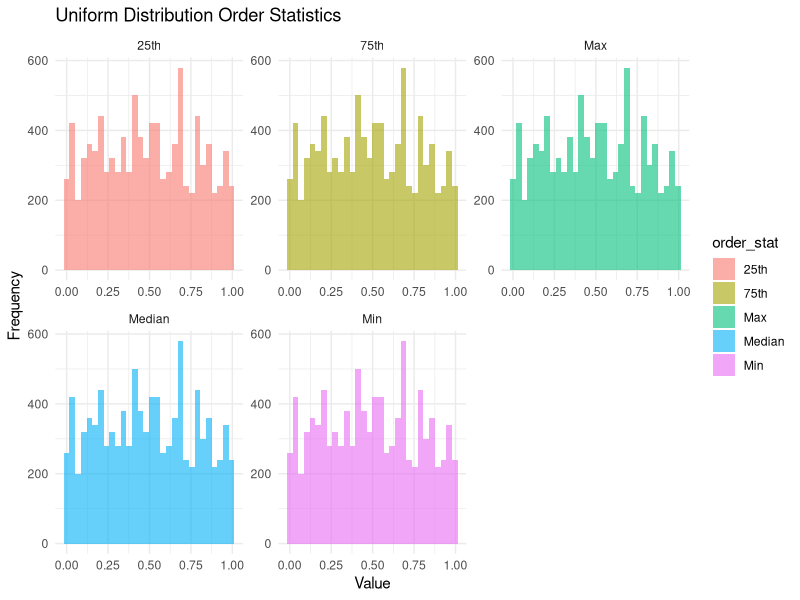
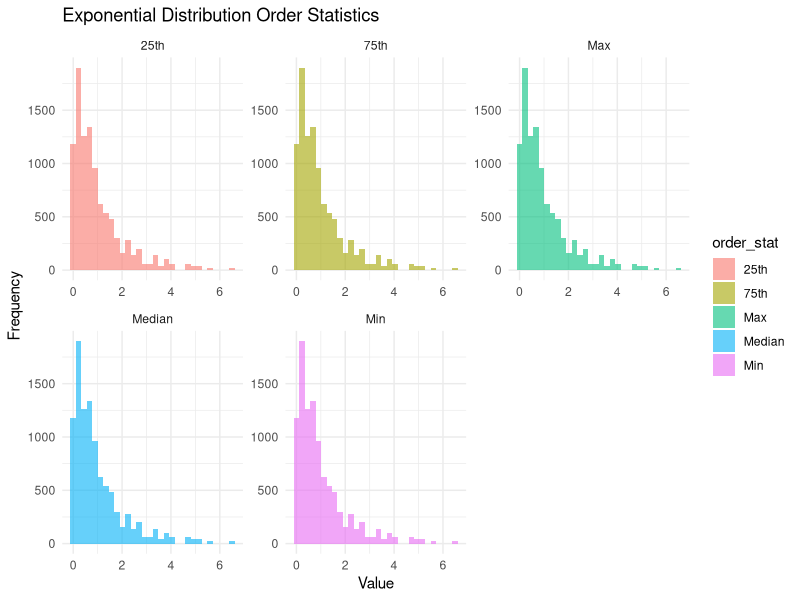
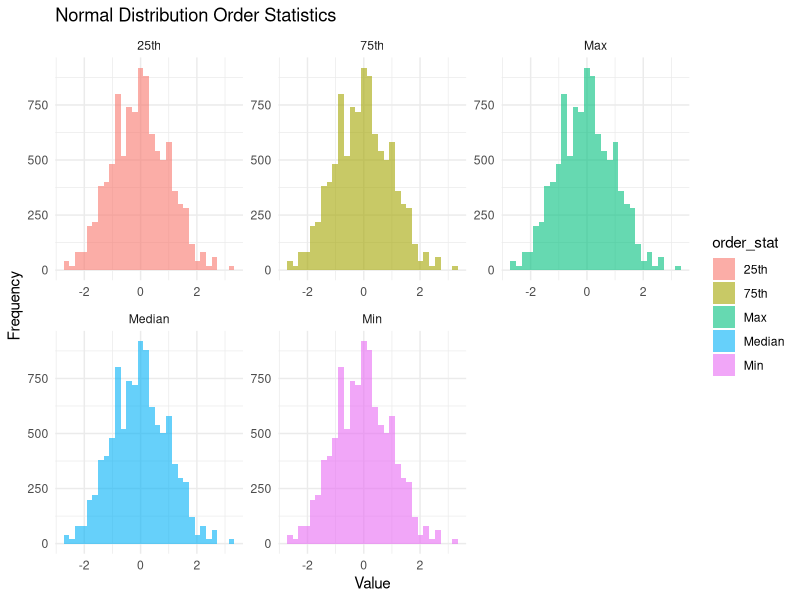

Recreate these plots in R, in order.
## ---- chunk 1
knitr::opts_chunk$set(echo = TRUE)
## ---- chunk 2
# Define the number of simulations and sample size
n_sim <- 10000
n <- 100

# Uniform distribution simulation
uniform_samples <- matrix(runif(n * n_sim), ncol = n)
uniform_order_stats <- apply(uniform_samples, 1, sort)

# Exponential distribution simulation
lambda <- 1  # Rate parameter
exponential_samples <- matrix(rexp(n * n_sim, rate = lambda), ncol = n)
exponential_order_stats <- apply(exponential_samples, 1, sort)

# Normal distribution simulation
normal_samples <- matrix(rnorm(n * n_sim), ncol = n)
normal_order_stats <- apply(normal_samples, 1, sort)

# Calculate the means of the minimum, 25th, 50th, 75th percentile, and maximum
uniform_results <- colMeans(matrix(uniform_order_stats[,c(1, n/4, n/2, 3*n/4, n)], ncol = 5))
exponential_results <- colMeans(matrix(exponential_order_stats[,c(1, n/4, n/2, 3*n/4, n)], ncol = 5))
normal_results <- colMeans(matrix(normal_order_stats[,c(1, n/4, n/2, 3*n/4, n)], ncol = 5))

# Print the results
print('Uniform distribution order statistics:')
print(uniform_results)
print('Exponential distribution order statistics:')
print(exponential_results)
print('Normal distribution order statistics:')
print(normal_results)

## ---- chunk 3


# Load required libraries
library(ggplot2)

# Create data frames for plotting
uniform_data <- data.frame(value = c(uniform_order_stats[,1], uniform_order_stats[,n/4],
                                     uniform_order_stats[,n/2], uniform_order_stats[,3*n/4],
                                     uniform_order_stats[,n]),
                           order_stat = rep(c('Min', '25th', 'Median', '75th', 'Max'), each = n_sim))

exponential_data <- data.frame(value = c(exponential_order_stats[,1], exponential_order_stats[,n/4],
                                         exponential_order_stats[,n/2], exponential_order_stats[,3*n/4],
                                         exponential_order_stats[,n]),
                               order_stat = rep(c('Min', '25th', 'Median', '75th', 'Max'), each = n_sim))

normal_data <- data.frame(value = c(normal_order_stats[,1], normal_order_stats[,n/4],
                                    normal_order_stats[,n/2], normal_order_stats[,3*n/4],
                                    normal_order_stats[,n]),
                          order_stat = rep(c('Min', '25th', 'Median', '75th', 'Max'), each = n_sim))

# Plot for Uniform distribution
ggplot(uniform_data, aes(x=value, fill=order_stat)) +
  geom_histogram(bins=30, alpha=0.6) +
  facet_wrap(~order_stat, scales='free') +
  labs(title='Uniform Distribution Order Statistics', x='Value', y='Frequency') +
  theme_minimal()

# Plot for Exponential distribution
ggplot(exponential_data, aes(x=value, fill=order_stat)) +
  geom_histogram(bins=30, alpha=0.6) +
  facet_wrap(~order_stat, scales='free') +
  labs(title='Exponential Distribution Order Statistics', x='Value', y='Frequency') +
  theme_minimal()

# Plot for Normal distribution
ggplot(normal_data, aes(x=value, fill=order_stat)) +
  geom_histogram(bins=30, alpha=0.6) +
  facet_wrap(~order_stat, scales='free') +
  labs(title='Normal Distribution Order Statistics', x='Value', y='Frequency') +
  theme_minimal()

## ---- chunk 4
# Define the transition matrix
P <- matrix(c(0.9, 0.05, 0.05,
              0.1, 0.8, 0.1,
              0.0, 0.0, 1.0), nrow = 3, byrow = TRUE)

# Define the initial state (assuming the machine starts in the Operating state)
state <- c(1, 0, 0)  # The machine is in the 'Operating' state at the start

# Define the number of days to simulate
n_days <- 10

# Simulation of Markov chain over n days
for (i in 1:n_days) {
  state <- as.numeric(state %*% P)
  cat(sprintf("Day %d: Operating = %.2f, Idle = %.2f, Maintenance = %.2f\n", 
              i, state[1], state[2], state[3]))
}

## ---- chunk 5
# Given rotation times data
rotation_times <- c(
  21.80086, 23.74087, 24.6675, 22.1376, 21.4186, 
  23.80423, 23.11184, 24.23174, 24.826, 21.44181,
  22.09314, 22.96205, 25.27362, 23.23669, 22.05037,
  21.8075, 22.5501, 24.55148, 23.21969, 24.36872,
  24.56083, 23.8828, 21.84536, 21.90287, 21.55993,
  22.91966, 22.74965, 24.86386, 21.56766, 24.81992,
  22.77892, 21.23745, 22.1006, 21.12459, 21.05793
)

# Step 2: Calculate the sample mean
mean_time <- mean(rotation_times)

# Step 3: Calculate the sample standard deviation
std_time <- sd(rotation_times)

# Step 4: Determine the t-critical value
n <- length(rotation_times)  # Sample size
alpha <- 0.10                # Significance level for 90% CI is 1 - 0.90
t_critical <- qt(1 - alpha/2, df = n - 1)

# Step 5: Calculate the standard error
standard_error <- std_time / sqrt(n)

# Step 6: Calculate the margin of error
margin_of_error <- t_critical * standard_error

# Step 7: Calculate the confidence interval
ci_lower <- mean_time - margin_of_error
ci_upper <- mean_time + margin_of_error

# Step 8: Output the results
list(
  mean = mean_time,
  standard_deviation = std_time,
  sample_size = n,
  t_critical = t_critical,
  standard_error = standard_error,
  margin_of_error = margin_of_error,
  confidence_interval = c(ci_lower, ci_upper)
)

